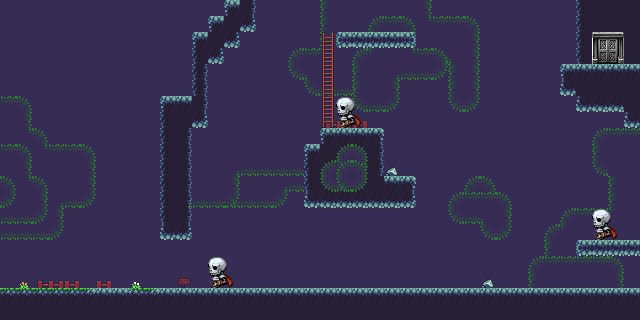

A level layout from a 2D game, rendered from its tile map. Below: a short description, then the map file with tile-grid data replaced by summaries:
An orthogonal 40x20 tile map with 16x16 px tiles, 9 tile layers (Background, Background Grass, Player Layer, Main Platforms, ...), 4 tilesets and 22 objects.

<map version="1.0" orientation="orthogonal" renderorder="right-down" width="40" height="20" tilewidth="16" tileheight="16" nextobjectid="59">
 <properties>
  <property name="spawnX" type="float" value="4" />
  <property name="spawnY" type="float" value="3" />
 </properties>
 <tileset firstgid="1" name="tree" tilewidth="16" tileheight="16" tilecount="56" columns="7">
  <image source="tilesets/tree.png" trans="ffffff" width="112" height="128" />
 </tileset>
 <tileset firstgid="57" name="map" tilewidth="16" tileheight="16" spacing="6" margin="5" tilecount="121" columns="11">
  <image source="tilesets/map.png" trans="ffffff" width="256" height="256" />
 </tileset>
 <tileset firstgid="178" name="mobs" tilewidth="25" tileheight="32" tilecount="1" columns="0">
  <tile id="0">
   <image width="25" height="32" source="../images/mobIcons/skeleton.png" />
  </tile>
 </tileset>
 <tileset firstgid="179" name="Gates" tilewidth="32" tileheight="32" tilecount="1" columns="0">
  <tile id="1">
   <image width="32" height="32" source="../images/gateSmall.png" />
  </tile>
 </tileset>
 <objectgroup name="Collision Boxes">
  <object id="20" x="0" y="288" width="640" height="32" />
  <object id="21" x="162" y="96" width="28" height="142" />
  <object id="22" x="192" y="32" width="14" height="94" />
  <object id="23" x="208" y="16" width="14" height="48" />
  <object id="24" x="224" y="0" width="14" height="48" />
  <object id="25" x="240" y="0" width="14" height="32" />
  <object id="29" x="576" y="240" width="64" height="16" />
  <object id="31" x="0" y="0" width="8" height="320" />
  <object id="32" x="632" y="0" width="8" height="320" />
  <object id="33" x="306" y="176" width="108" height="31" />
  <object id="34" x="306" y="144" width="76" height="32" />
  <object id="37" x="322" y="128" width="60" height="16" />
  <object id="43" x="336" y="32" />
  <object id="44" x="336" y="32" />
  <object id="46" x="337" y="32" width="78" height="15" />
  <object id="52" x="561" y="64" width="82" height="32" />
  <object id="53" x="577" y="96" width="66" height="16" />
  <object id="56" x="625" y="112" width="16" height="16" />
 </objectgroup>
 <layer name="Background" width="40" height="20">
  <data>[800 cells, 800 non-empty, 1 distinct tile ids]</data>
 </layer>
 <layer name="Background Grass" width="40" height="20">
  <data>[800 cells, 39 non-empty, 12 distinct tile ids]</data>
 </layer>
 <layer name="Player Layer" width="40" height="20">
  <data>[800 cells, 126 non-empty, 21 distinct tile ids]</data>
 </layer>
 <layer name="Main Platforms" width="40" height="20">
  <data>[800 cells, 165 non-empty, 17 distinct tile ids]</data>
 </layer>
 <layer name="Ladders" width="40" height="20">
  <data>[800 cells, 6 non-empty, 3 distinct tile ids]</data>
 </layer>
 <layer name="Grass" width="40" height="20">
  <data>[800 cells, 3 non-empty, 3 distinct tile ids]</data>
 </layer>
 <layer name="Foreground" width="40" height="20">
  <data>[800 cells, 8 non-empty, 4 distinct tile ids]</data>
 </layer>
 <layer name="Mobs" width="40" height="20">
  <data>[800 cells, 3 non-empty, 1 distinct tile ids]</data>
 </layer>
 <objectgroup name="Moving Platforms">
  <object id="48" x="448" y="208" width="96" height="16">
   <properties>
    <property name="height" value="1" />
    <property name="path" value="sideways" />
    <property name="speed" value="12" />
    <property name="type" value="blue" />
    <property name="width" value="3" />
   </properties>
  </object>
  <object id="51" x="432" y="64" width="112" height="16">
   <properties>
    <property name="height" value="1" />
    <property name="path" value="sideways" />
    <property name="speed" value="20" />
    <property name="type" value="blue" />
    <property name="width" value="2" />
   </properties>
  </object>
  <object id="58" x="448" y="208" width="96" height="16">
   <properties>
    <property name="height" value="1" />
    <property name="path" value="sideways" />
    <property name="speed" value="12" />
    <property name="type" value="blue" />
    <property name="width" value="3" />
   </properties>
  </object>
 </objectgroup>
 <layer name="GateTile" width="40" height="20">
  <data>[800 cells, 1 non-empty, 1 distinct tile ids]</data>
 </layer>
 <objectgroup name="Gate">
  <properties>
   <property name="map" value="map2" />
  </properties>
  <object id="54" x="585" y="32" width="32" height="32">
   <properties>
    <property name="gateId" type="int" value="0" />
    <property name="map" value="map2" />
    <property name="xTile" value="spawn" />
    <property name="yTile" value="spawn" />
   </properties>
  </object>
 </objectgroup>
</map>
